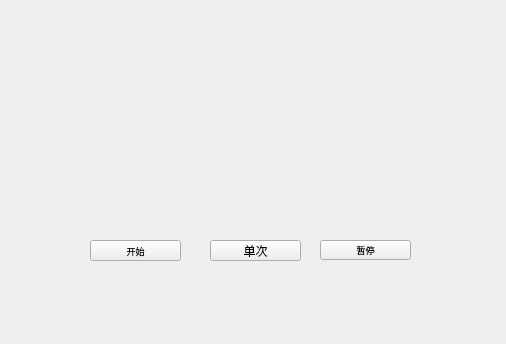
<?xml version="1.0" encoding="UTF-8"?>
<ui version="4.0">
 <class>Widget</class>
 <widget class="QWidget" name="Widget">
  <property name="geometry">
   <rect>
    <x>0</x>
    <y>0</y>
    <width>506</width>
    <height>344</height>
   </rect>
  </property>
  <property name="windowTitle">
   <string>Widget</string>
  </property>
  <widget class="QPushButton" name="startbtn">
   <property name="geometry">
    <rect>
     <x>90</x>
     <y>240</y>
     <width>91</width>
     <height>21</height>
    </rect>
   </property>
   <property name="font">
    <font>
     <pointsize>7</pointsize>
    </font>
   </property>
   <property name="text">
    <string>开始</string>
   </property>
  </widget>
  <widget class="QPushButton" name="stopbtn">
   <property name="geometry">
    <rect>
     <x>320</x>
     <y>240</y>
     <width>91</width>
     <height>20</height>
    </rect>
   </property>
   <property name="minimumSize">
    <size>
     <width>80</width>
     <height>13</height>
    </size>
   </property>
   <property name="font">
    <font>
     <pointsize>7</pointsize>
    </font>
   </property>
   <property name="text">
    <string>暂停</string>
   </property>
  </widget>
  <widget class="QLabel" name="picture">
   <property name="geometry">
    <rect>
     <x>130</x>
     <y>70</y>
     <width>211</width>
     <height>131</height>
    </rect>
   </property>
   <property name="text">
    <string/>
   </property>
   <property name="scaledContents">
    <bool>true</bool>
   </property>
  </widget>
  <widget class="QPushButton" name="Singlebtn">
   <property name="geometry">
    <rect>
     <x>210</x>
     <y>240</y>
     <width>91</width>
     <height>21</height>
    </rect>
   </property>
   <property name="text">
    <string>单次</string>
   </property>
  </widget>
 </widget>
 <layoutdefault spacing="6" margin="11"/>
 <resources/>
 <connections/>
</ui>
